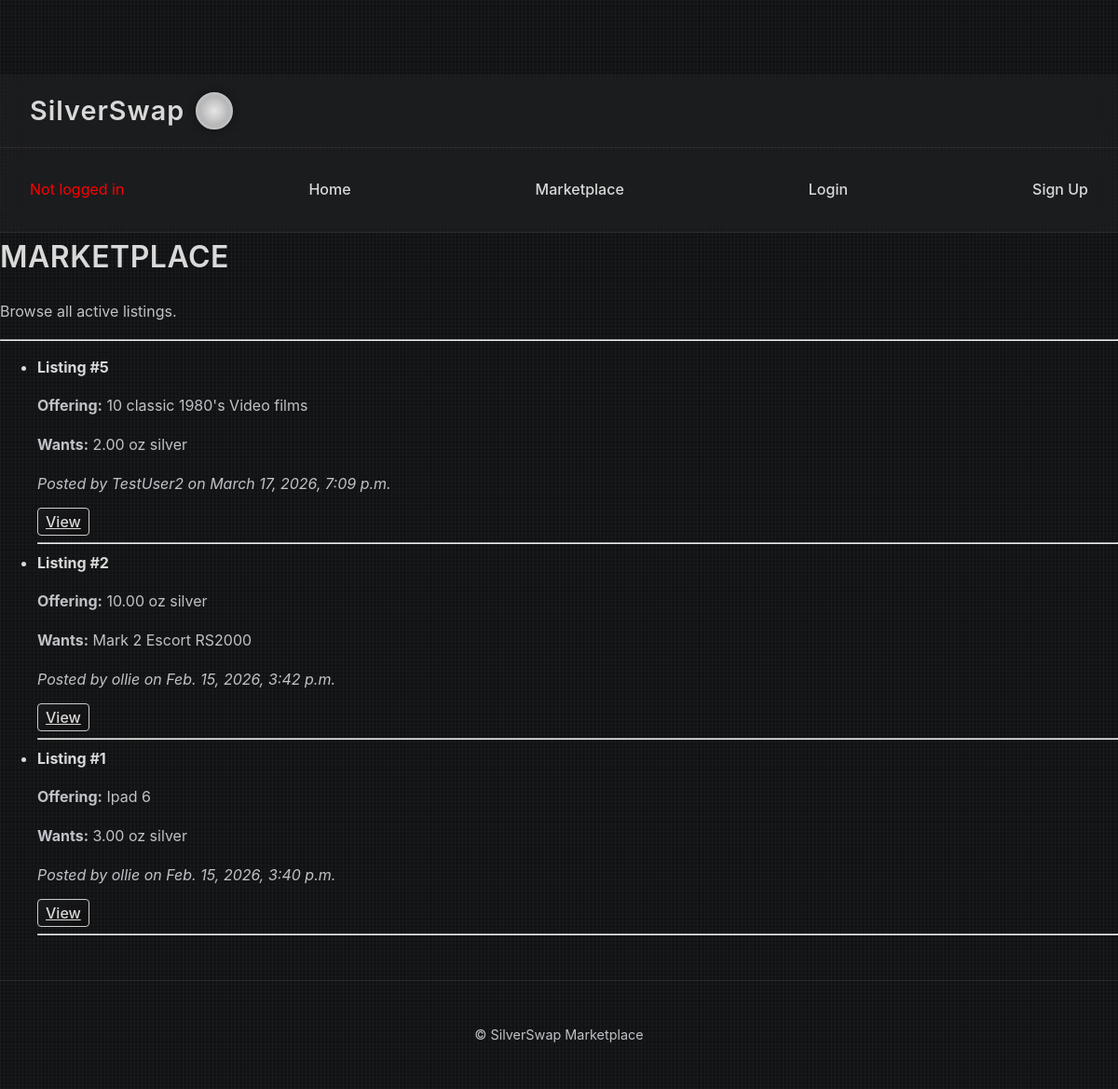
The page /marketplace/ on the database as committed earlier.
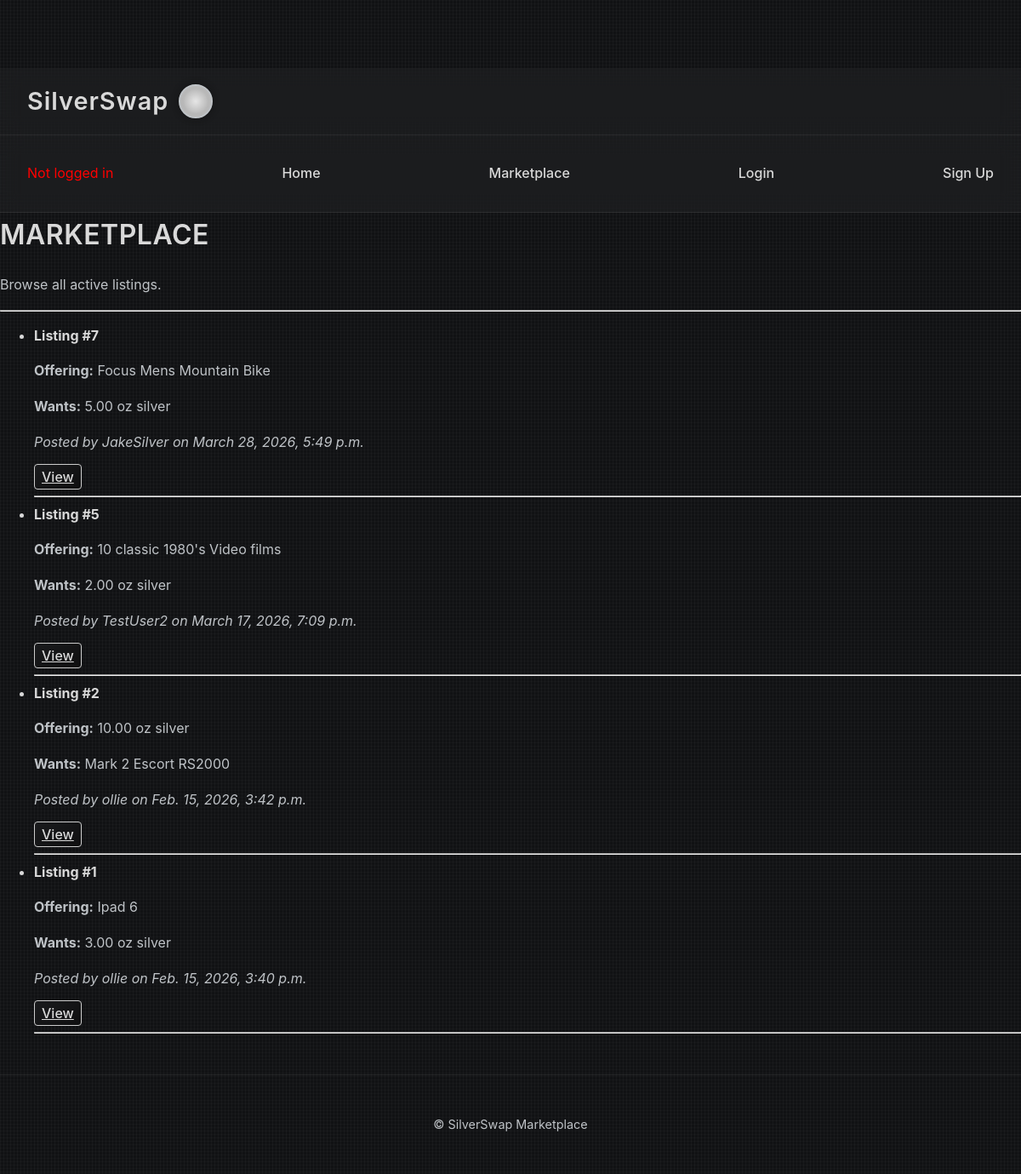
The same page on the database as committed later.
### exchange/models.py (models this page shows, shortened)
class Listing(models.Model):
    LISTING_TYPES = [
        ("item_for_silver", "Item for Silver"),
        ("silver_for_item", "Silver for Item"),
    ]
    STATUS_CHOICES = [
        ("active", "Active"),
        ("pending", "Pending Exchange"),
        ("completed", "Completed"),
        ("cancelled", "Cancelled"),
    ]
    owner = models.ForeignKey(User, on_delete=models.CASCADE)
    listing_type = models.CharField(max_length=20, choices=LISTING_TYPES)
    status = models.CharField(max_length=20, choices=STATUS_CHOICES, default="active")
    item = models.ForeignKey(Item, null=True, blank=True, on_delete=models.SET_NULL)
    desired_silver_oz = models.DecimalField(max_digits=10, decimal_places=2, null=True, blank=True)
    bullion_amount_oz = models.DecimalField(max_digits=10, decimal_places=2, null=True, blank=True)
    desired_item_description = models.TextField(null=True, blank=True)
    created_at = models.DateTimeField(auto_now_add=True)

class Item(models.Model):
    owner = models.ForeignKey(User, on_delete=models.CASCADE)
    name = models.CharField(max_length=255)
    description = models.TextField()
    created_at = models.DateTimeField(auto_now_add=True)

### exchange/views.py (the view)
# urls.py: path("marketplace/", views.marketplace_index, name="marketplace_index"),
def marketplace_index(request):
    listings = Listing.objects.filter(status="active").order_by("-created_at")
    context = {
        "listings": listings
    }
    return render(request, "exchange/marketplace_index.html", context)

### exchange/templates/exchange/marketplace_index.html (shortened to what this page needs)
{% extends "base.html" %}
{% block content %}
<h1>Marketplace</h1>
<p>Browse all active listings.</p>
<hr>
{% if listings %}
    <ul>
        {% for listing in listings %}
            <li>
                <strong>Listing #{{ listing.id }}</strong><br>
                {% if listing.listing_type == "item_for_silver" %}
                    <p><strong>Offering:</strong> {{ listing.item.name }} </p>
                    <p><strong>Wants:</strong> {{ listing.desired_silver_oz }} oz silver</p>
                {% elif listing.listing_type == "silver_for_item" %}
                    <p><strong>Offering:</strong> {{ listing.bullion_amount_oz }} oz silver</p>
                    <p><strong>Wants:</strong> {{ listing.desired_item_description }}</p>
                {% endif %}
                <p><em>Posted by {{ listing.owner.username }} on {{ listing.created_at }}</em></p>
                <a class="btn btn-sm" style="border:1px solid #ccc; padding:4px 8px; border-radius:4px;" href="{% url 'listing_detail' listing.id %}">
    View
</a>
                <hr>
            </li>
        {% endfor %}
    </ul>
{% else %}
    <p>No active listings yet.</p>
{% endif %}
{% endblock %}

### templates/base.html (shortened to what this page needs)
<!DOCTYPE html>
<html lang="en">
<head>
    {% load static %}
    <link rel="stylesheet" href="{% static 'style.css' %}">
</head>
<body>
    <header class="site-header">
        <div class="logo-container">
            <span class="logo-text">SilverSwap</span>
            <div class="coin"></div>
        </div>
    </header>
    <nav>
        {% if user.is_authenticated %}
            <p style="color: green;">Logged in as: {{ user.username }}</p>
        {% else %}
            <p style="color: red;">Not logged in</p>
        {% endif %}
        <a href="{% url 'home' %}">Home</a>
        <a href="{% url 'marketplace_index' %}">Marketplace</a>
        {% if user.is_authenticated %}
            <a href="{% url 'my_listings' %}">My Listings</a>
            <a href="{% url 'create_listing' %}">Create Listing</a>
            <form method="post" action="{% url 'logout' %}" style="display:inline;">
                {% csrf_token %}
                <button type="submit" style="background:none;border:none;color:#00f;cursor:pointer;padding:0;">
                    Logout
                </button>
            </form>
        {% else %}
            <a href="{% url 'login' %}">Login</a>
            <a href="{% url 'signup' %}">Sign Up</a>
        {% endif %}
    </nav>
    <div class="container">
        {% block content %}
        {% endblock %}
    </div>
    <footer>
        <p>&copy; {{ year }} SilverSwap Marketplace</p>
    </footer>
</body>
</html>

### exchange/static/style.css (style rules this page uses)
:root { --bg-dark: #111214; --bg-panel: rgba(255, 255, 255, 0.03); --bg-panel-strong: rgba(255, 255, 255, 0.06); --silver: #d9d9d9; --silver-soft: #bfc3c7; --silver-glow: #e8eef2; --accent: #9ec7ff; --accent-strong: #c7e2ff; --border-light: rgba(255, 255, 255, 0.08); --border-strong: rgba(255, 255, 255, 0.15); --shadow: rgba(0, 0, 0, 0.45); }
body { background: var(--bg-dark); background-image: linear-gradient(90deg, rgba(255,255,255,0.03) 1px, transparent 1px), linear-gradient(rgba(255,255,255,0.02) 1px, transparent 1px); background-size: 4px 4px; color: var(--silver); font-family: 'Inter', sans-serif; margin: 0; padding: 0; line-height: 1.6; padding-top: 80px; }
h1, h2, h3 { letter-spacing: 0.5px; text-transform: uppercase; font-weight: 600; margin-top: 0; }
p { color: var(--silver-soft); }
.site-header { display: flex; align-items: center; padding: 1rem 2rem; background: rgba(255, 255, 255, 0.03); border-bottom: 1px solid var(--border-light); backdrop-filter: blur(12px); }
.logo-container { display: flex; align-items: center; gap: 12px; }
.logo-text { font-size: 1.8rem; font-weight: 600; color: var(--silver); letter-spacing: 1px; text-transform: none; }
.coin { width: 36px; height: 36px; border-radius: 50%; background: radial-gradient(circle, #e6e6e6, #bfbfbf, #8c8c8c); border: 2px solid var(--silver-soft); box-shadow: inset 0 0 4px rgba(255,255,255,0.4), 0 0 8px rgba(0,0,0,0.4); animation: spin 2s linear infinite; }
nav { backdrop-filter: blur(12px); background: rgba(255, 255, 255, 0.03); border-bottom: 1px solid var(--border-light); padding: 1rem 2rem; display: flex; justify-content: space-between; align-items: center; }
nav a { color: var(--silver); text-decoration: none; margin-left: 1.5rem; font-weight: 500; transition: 0.2s ease; }
button, .btn { background: linear-gradient(145deg, #1a1b1d, #0f0f10); border: 1px solid var(--border-light); color: var(--silver); border-radius: 6px; padding: 0.7rem 1.2rem; cursor: pointer; transition: 0.25s ease; font-weight: 500; }
footer { text-align: center; padding: 2rem; color: var(--silver-soft); font-size: 0.9rem; border-top: 1px solid var(--border-light); margin-top: 3rem; }

Rows that differ between the two databases and show on the page:
added Listing: id "7", item.name "Focus Mens Mountain Bike", desired_silver_oz "5.00", owner.username "JakeSilver", created_at "March 28, 2026, 5:49 p.m."
